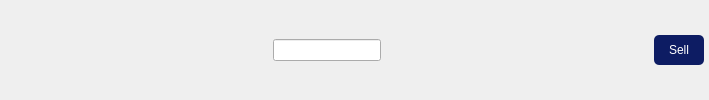
        <widget class="QWidget" name="widget" native="true">
         <property name="minimumSize">
          <size>
           <width>0</width>
           <height>40</height>
          </size>
         </property>
         <property name="styleSheet">
          <string notr="true">#pushButton_3 {
	background-color: rgb(9, 20, 68);
    border: rgb(9, 20, 68);
	color: white;
	border-radius: 3px;
}</string>
         </property>
         <layout class="QHBoxLayout" name="horizontalLayout_4">
          <property name="spacing">
           <number>0</number>
          </property>
          <property name="leftMargin">
           <number>0</number>
          </property>
          <property name="topMargin">
           <number>0</number>
          </property>
          <property name="rightMargin">
           <number>0</number>
          </property>
          <property name="bottomMargin">
           <number>0</number>
          </property>
          <item>
           <widget class="QPushButton" name="changeBtn_1">
            <property name="enabled">
             <bool>true</bool>
            </property>
            <property name="text">
             <string/>
            </property>
            <property name="icon">
             <iconset resource="resource.qrc">
              <normaloff>:/icon/icon/menu.ico</normaloff>:/icon/icon/menu.ico</iconset>
            </property>
            <property name="checkable">
             <bool>true</bool>
            </property>
            <property name="flat">
             <bool>true</bool>
            </property>
           </widget>
          </item>
          <item>
           <spacer name="horizontalSpacer">
            <property name="orientation">
             <enum>Qt::Horizontal</enum>
            </property>
            <property name="sizeHint" stdset="0">
             <size>
              <width>233</width>
              <height>20</height>
             </size>
            </property>
           </spacer>
          </item>
          <item>
           <layout class="QHBoxLayout" name="horizontalLayout">
            <item>
             <widget class="QLineEdit" name="searchInput_1"/>
            </item>
            <item>
             <widget class="QPushButton" name="searchBtn_1">
              <property name="text">
               <string/>
              </property>
              <property name="icon">
               <iconset resource="resource.qrc">
                <normaloff>:/icon/icon/search.ico</normaloff>:/icon/icon/search.ico</iconset>
              </property>
              <property name="flat">
               <bool>true</bool>
              </property>
             </widget>
            </item>
           </layout>
          </item>
          <item>
           <spacer name="horizontalSpacer_2">
            <property name="orientation">
             <enum>Qt::Horizontal</enum>
            </property>
            <property name="sizeHint" stdset="0">
             <size>
              <width>233</width>
              <height>20</height>
             </size>
            </property>
           </spacer>
          </item>
          <item>
           <widget class="QPushButton" name="sellBtn_1">
            <property name="minimumSize">
             <size>
              <width>50</width>
              <height>30</height>
             </size>
            </property>
            <property name="styleSheet">
             <string notr="true">font-family: &quot;Josefin Sans Medium&quot;;
font-size: 12px;
background-color: #0d1c63;
color: #ffffff;
border-radius: 5;</string>
            </property>
            <property name="text">
             <string>Sell</string>
            </property>
           </widget>
          </item>
          <item>
           <spacer name="horizontalSpacer_5">
            <property name="orientation">
             <enum>Qt::Horizontal</enum>
            </property>
            <property name="sizeType">
             <enum>QSizePolicy::Fixed</enum>
            </property>
            <property name="sizeHint" stdset="0">
             <size>
              <width>5</width>
              <height>20</height>
             </size>
            </property>
           </spacer>
          </item>
         </layout>
        </widget>
